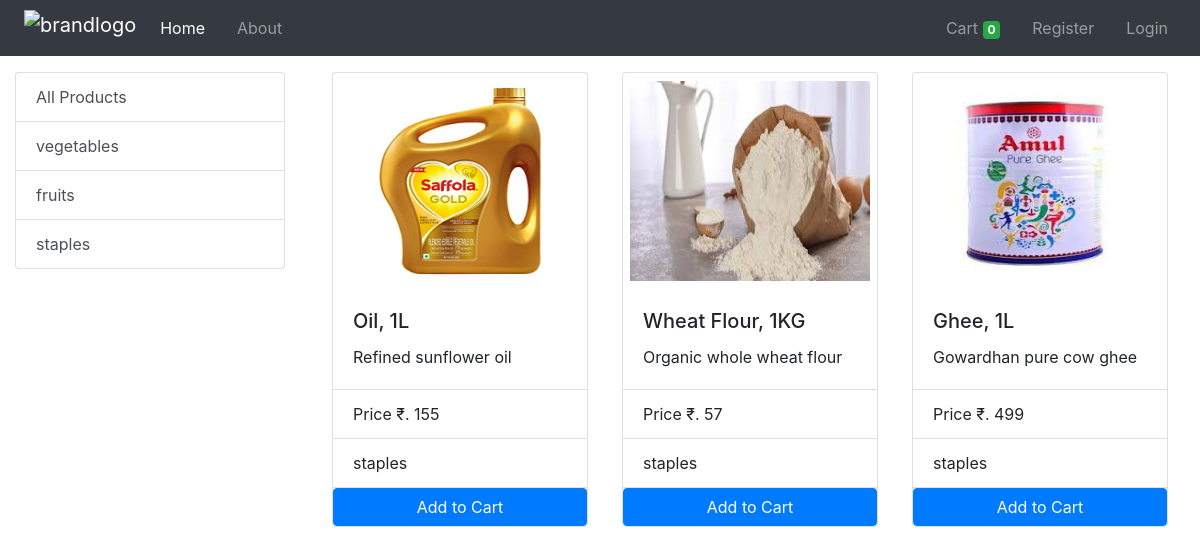
Screenshot of /?category=3 with the database file from the repository.
### store/models/category.py (models this page shows)
class Category(models.Model):
    name = models.CharField(max_length=25)
    @staticmethod
    def get_all_categories():
        return Category.objects.all()
    def __str__(self):
        return self.name

### store/models/product.py (models this page shows, shortened)
class Product(models.Model):
    name = models.CharField(max_length=50)
    price = models.IntegerField(default=0)
    category = models.ForeignKey(Category, on_delete=models.CASCADE, default=1)
    description = models.CharField(max_length=200, default='')
    image = models.ImageField(upload_to='products')
    @staticmethod
    def get_products_by_id(cid):
        if cid:
            return Product.objects.filter(category=cid)
        else:
            return Product.get_all_products()

### store/views.py (the view, shortened to what this page needs)
# urls.py: 2. Add a URL to urlpatterns:  path('', views.home, name='home')
def home(request):
    if request.method == 'GET':
        cart = request.session.get('cart')
        if not cart:
            request.session['cart'] = {}
        products = None
        categories = Category.get_all_categories()
        cid = request.GET.get('category')
        if cid:
            products = Product.get_products_by_id(cid)
        else:
            products = Product.get_all_products()
        data = {
            'products': products,
            'categories': categories,
        }
        return render(request, 'store/home.html', data)

### store/templatetags/cart.py (called while the page is built)
@register.filter(name='is_in_cart')
def is_in_cart(product, cart):
    keys = cart.keys()
    for id in keys:
        if int(id) == product.id:
            return True
    return False

@register.filter(name='currency_converter')
def currency_converter(cost):
    return "₹. "+str(cost)

### store/templates/store/home.html (shortened to what this page needs)
{% extends "store/base.html" %}
{% block content %}
{% load cart %}
<div class="container-fluid">
    <div class="row">
        <div class="col-md-3 mx-auto mt-3">
            <div class="list-group">
                <a class="list-group-item list-group-item-action" href="/">All Products</a>
                {% for c in categories %}
                <a class="list-group-item list-group-item-action" href="?category={{ c.id }}">{{ c.name }}</a>
                {% endfor %}
            </div>
        </div>
        <div id="products" class="col-md-9 mx-auto mt-3">
            <div class="row mx-auto">
                {% for p in products %}
                    <div id="{{ p.id }}" class="card mx-auto mb-3">
                        <img class="card-img-top" src="{{p.image.url}}" alt="img">
                        <div class="card-body">
                            <h5 class="card-title">{{ p.name }}</h5>
                            <p class="card-text">{{ p.description }}</p>
                        </div>
                        <ul class="list-group list-group-flush">
                            <li class="list-group-item">Price {{ p.price|currency_converter }}</li>
                            <li class="list-group-item">{{ p.category }}</li>
                        </ul>
                        <div class="card-footer p-0">
                            {% if p|is_in_cart:request.session.cart %}
                            <div class="row mx-0">
                                <form action="/#{{ p.id }}" method="POST" class="col-2 p-0">
                                    {% csrf_token %}
                                    <input hidden type="text" name="product" value="{{ p.id }}"/>
                                    <input hidden type="text" name="remove" value="True"/>
                                    <input value=" - " type="submit" class="btn btn-primary"/>
                                </form>
                                <div class="text-center col-8 my-auto">{{ p|product_quantity:request.session.cart }} in cart</div>
                                <form action="/#{{ p.id }}" method="POST" class="col-2 p-0">
                                    {% csrf_token %}
                                    <input hidden type="text" name="product" value="{{ p.id }}"/>
                                    <input value=" + " type="submit" class="btn btn-primary"/>
                                </form>
                            </div>
                            {% else %}
                            <form action="/#{{ p.id }}" method="POST">
                                <input type="submit" class="btn btn-primary col" value="Add to Cart"/>
                            </form>
                            {% endif %}
                        </div>
                    </div>
                {% endfor %}
            </div>
        </div>
    </div>
</div>
{% endblock content %}

### store/templates/store/base.html (style rules this page uses)
body { -webkit-user-select: none; -moz-user-select: none; -ms-user-select: none; user-select: none; }
.card { width: 16rem; }
.card > img { width: 15rem; height: 200px; margin: 0.5rem auto; }

### rows the page displays
Category: name "vegetables"
Category: name "fruits"
Category: name "staples"
Product: image (picture), name "Oil, 1L", description "Refined sunflower oil", price "₹. 155", category "staples"
Product: image (picture), name "Wheat Flour, 1KG", description "Organic whole wheat flour", price "₹. 57", category "staples"
Product: image (picture), name "Ghee, 1L", description "Gowardhan pure cow ghee", price "₹. 499", category "staples"

### other values shown
{{ request.session.cart.keys|length }} "0"
